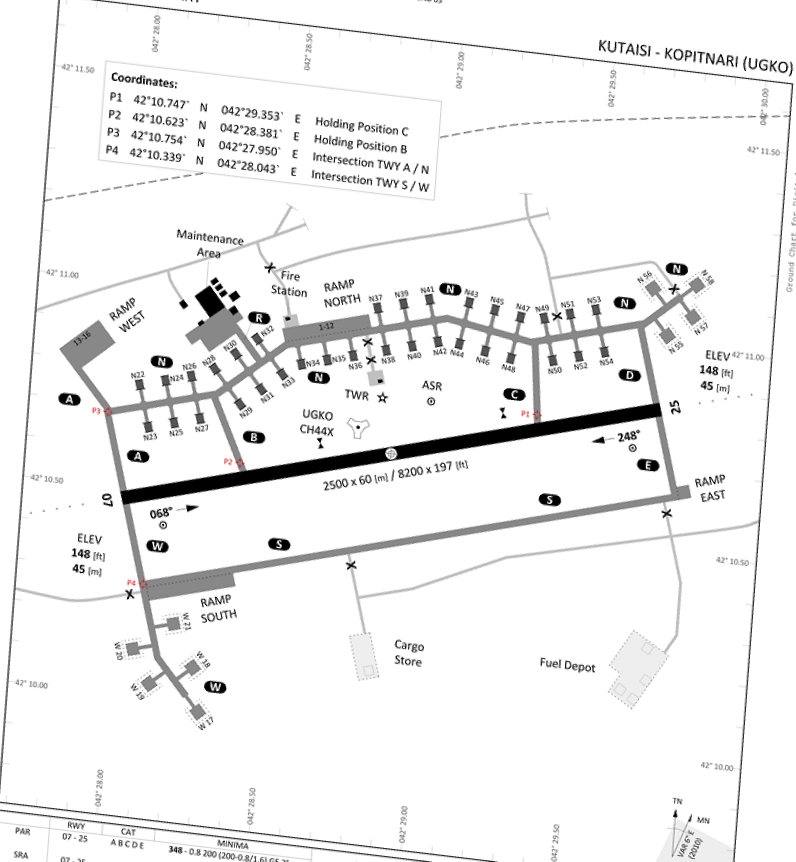
#> input picture atc/web/overlays/kutaisi.png, 2387 x 2585 px (shown at 1/3 size)
$ python georef.py --source web/overlays/kutaisi.png --out out.png
#> lines starting #> are read from the running program, lines starting #| are printed output that depends on the picture; long printed decimals are rounded
"""Georeference a scanned chart (e.g. a Master Arms kneeboard page) so it can be
overlaid on the live map at the correct scale and position.

A chart is georeferenced from a few **control points**: places whose lat/lon we
know and whose pixel position we can read off the image. We fit an affine
transform lat/lon -> pixel, then **warp** the image into a north-up
equirectangular grid (Leaflet's `imageOverlay` is axis-aligned, so a chart that
is rotated relative to north must be resampled first).

Output: a north-up PNG plus a JSON file with the lat/lon bounds, ready for
`L.imageOverlay(url, [[south, west], [north, east]])`.

Usage:
    uv run --with pillow georef.py --source chart.png --out web/overlays/kutaisi
"""

from __future__ import annotations

import argparse
import json
from pathlib import Path

import numpy as np
from PIL import Image

# Per-chart georeferencing data. Each entry has:
#   control_points: [(lat, lon, px, py), ...] — lat/lon printed on the chart,
#                   pixel read off the image (see GEOREF.md).
#   crop:           (x0, y0, x1, y1) — the map panel only (excludes the title,
#                   coordinate box and tables).
# See GEOREF.md for the full runbook.
CHARTS = {
    # Master Arms Kutaisi kneeboard, page 1 (aerodrome chart).
    "kutaisi": {
        "control_points": [
            (42 + 10.747 / 60, 42 + 29.353 / 60, 516.8, 371.1),  # P1 Holding C
            (42 + 10.623 / 60, 42 + 28.381 / 60, 236.6, 445.3),  # P2 Holding B
            (42 + 10.754 / 60, 42 + 27.950 / 60, 107.6, 414.4),  # P3 TWY A/N
            (42 + 10.339 / 60, 42 + 28.043 / 60, 147.0, 562.5),  # P4 TWY S/W
        ],
        "crop": (30, 55, 740, 745),
    },
    # Gudauta is georeferenced with the click tool (scripts/georef_tool.py),
    # aligned to airspace.json — see GEOREF.md. Don't add it here.
}

# Backwards-compatible aliases (older callers/tests import these).
KUTAISI_CONTROL_POINTS = CHARTS["kutaisi"]["control_points"]
KUTAISI_CROP = CHARTS["kutaisi"]["crop"]


def fit_affine(control_points) -> tuple[np.ndarray, np.ndarray]:
    """Fit lat/lon -> pixel: returns (M (2x2), t (2,)) with px = M @ [lat,lon] + t."""
    a = np.array([[lat, lon, 1.0] for lat, lon, _, _ in control_points])
    bx = np.array([px for _, _, px, _ in control_points])
    by = np.array([py for _, _, _, py in control_points])
    cx = np.linalg.lstsq(a, bx, rcond=None)[0]
    cy = np.linalg.lstsq(a, by, rcond=None)[0]
    return np.array([[cx[0], cx[1]], [cy[0], cy[1]]]), np.array([cx[2], cy[2]])


def warp_north_up(source: Image.Image, control_points, crop,
                  metres_per_pixel: float = 1.5) -> tuple[Image.Image, dict]:
    """Resample the chart into a north-up equirectangular grid.

    Returns the warped image and its lat/lon bounds.
    """
    m, t = fit_affine(control_points)
    m_inv = np.linalg.inv(m)

    def pixel_to_latlon(px, py):
        lat, lon = m_inv @ (np.array([px, py]) - t)
        return lat, lon

    x0, y0, x1, y1 = crop
    # Corners of the crop in lat/lon -> bounding box (north-up grid).
    corners = [pixel_to_latlon(x0, y0), pixel_to_latlon(x1, y0),
               pixel_to_latlon(x0, y1), pixel_to_latlon(x1, y1)]
    lats = [c[0] for c in corners]
    lons = [c[1] for c in corners]
    north, south = max(lats), min(lats)
    east, west = max(lons), min(lons)

    # Output grid resolution from metres/pixel.
    m_per_deg_lat = 111_320.0
    m_per_deg_lon = 111_320.0 * np.cos(np.radians((north + south) / 2))
    out_h = max(1, int((north - south) * m_per_deg_lat / metres_per_pixel))
    out_w = max(1, int((east - west) * m_per_deg_lon / metres_per_pixel))

    # For every output pixel, find the source pixel and sample.
    out_lats = np.linspace(north, south, out_h)
    out_lons = np.linspace(west, east, out_w)
    lon_grid, lat_grid = np.meshgrid(out_lons, out_lats)
    flat = np.stack([lat_grid.ravel(), lon_grid.ravel()], axis=1)
    src = (flat @ m.T) + t
    src_x = np.clip(np.round(src[:, 0]).astype(int), 0, source.width - 1)
    src_y = np.clip(np.round(src[:, 1]).astype(int), 0, source.height - 1)
    src_arr = np.asarray(source.convert("RGB"))
    warped = src_arr[src_y, src_x].reshape(out_h, out_w, 3)

    bounds = {"north": north, "south": south, "east": east, "west": west}
    return Image.fromarray(warped), bounds


def main() -> None:
    parser = argparse.ArgumentParser(description=__doc__)
    parser.add_argument("--source", required=True, help="source chart PNG")
    parser.add_argument("--out", required=True,
                        help="output path without extension (writes .png + .json)")
    parser.add_argument("--chart", choices=sorted(CHARTS),
                        help="named chart whose control points/crop to use "
                             "(default: kutaisi)")
    parser.add_argument("--metres-per-pixel", type=float, default=1.5)
    args = parser.parse_args()

    chart = CHARTS[args.chart or "kutaisi"]
    source = Image.open(args.source)
#> source is the input picture: PIL image 2387x2585 RGB; mean R, G, B 240.3, 240.3, 240.3
    warped, bounds = warp_north_up(source, chart["control_points"],
                                   chart["crop"], args.metres_per_pixel)
#> in warp_north_up, `warped = src_arr[src_y, src_x].reshape(out_h, out_w, 3)`:
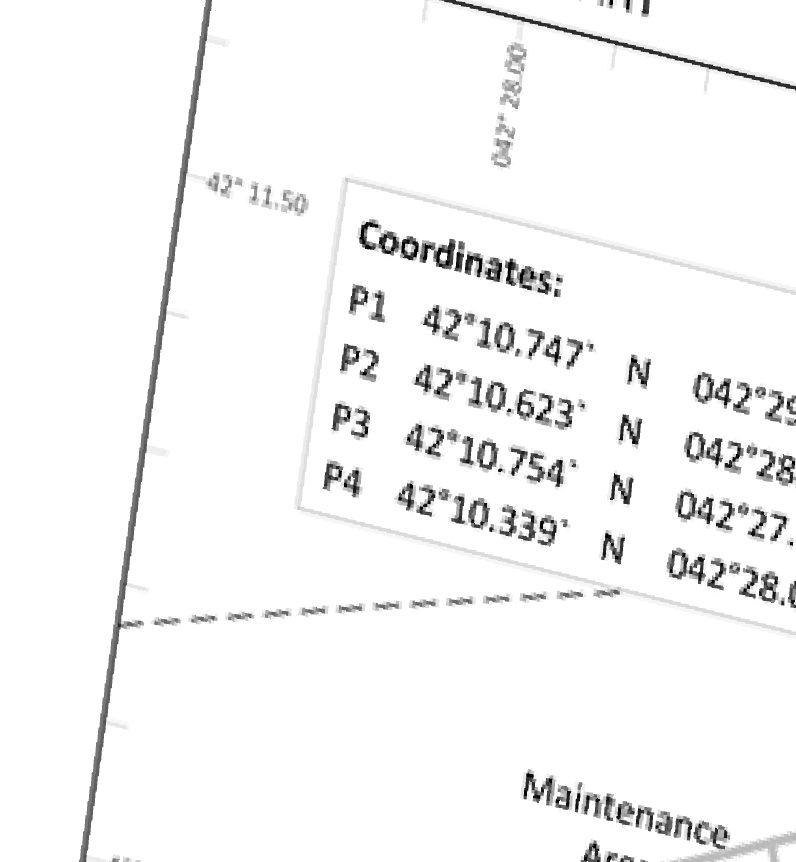
#> warped: shape (2585, 2387, 3) (shown at 1/3 size); min 0, max 255, mean 245.7
#> bounds = {'north': 42.2, 'south': 42.16, 'east': 42.5, 'west': 42.46}
    out = Path(args.out)
    out.parent.mkdir(parents=True, exist_ok=True)
    warped.save(out.with_suffix(".png"))
    out.with_suffix(".json").write_text(json.dumps(bounds, indent=2))
    print(f"wrote {out.with_suffix('.png')} ({warped.width}x{warped.height})")
#| wrote out.png (2387x2585)
    print(f"bounds {bounds}")
#| bounds {'north': 42.196, 'south': 42.161, 'east': 42.503, 'west': 42.460}


if __name__ == "__main__":
    main()

$ run again, with atc/web/overlays/gudauta.png copied over atc/web/overlays/kutaisi.png
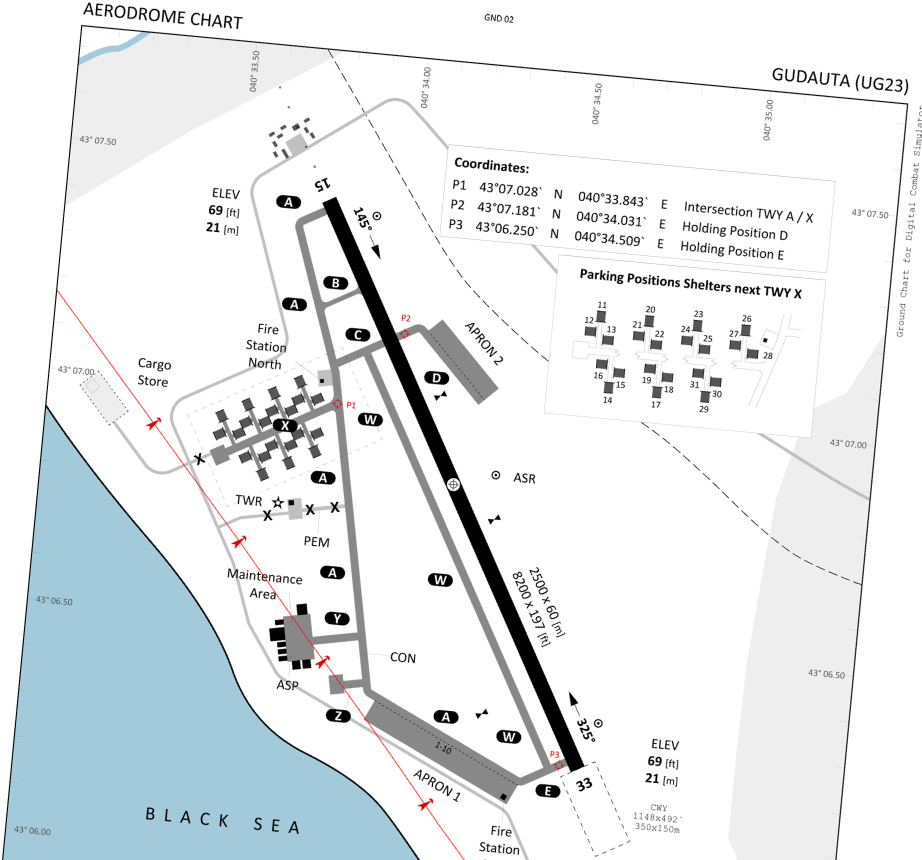
#> input picture atc/web/overlays/gudauta.png, 3685 x 3440 px (shown at 1/4 size)
#> in main, source is the input picture: PIL image 3685x3440 RGB; mean R, G, B 229.9, 234, 235.9
#> in warp_north_up, `warped = src_arr[src_y, src_x].reshape(out_h, out_w, 3)`:
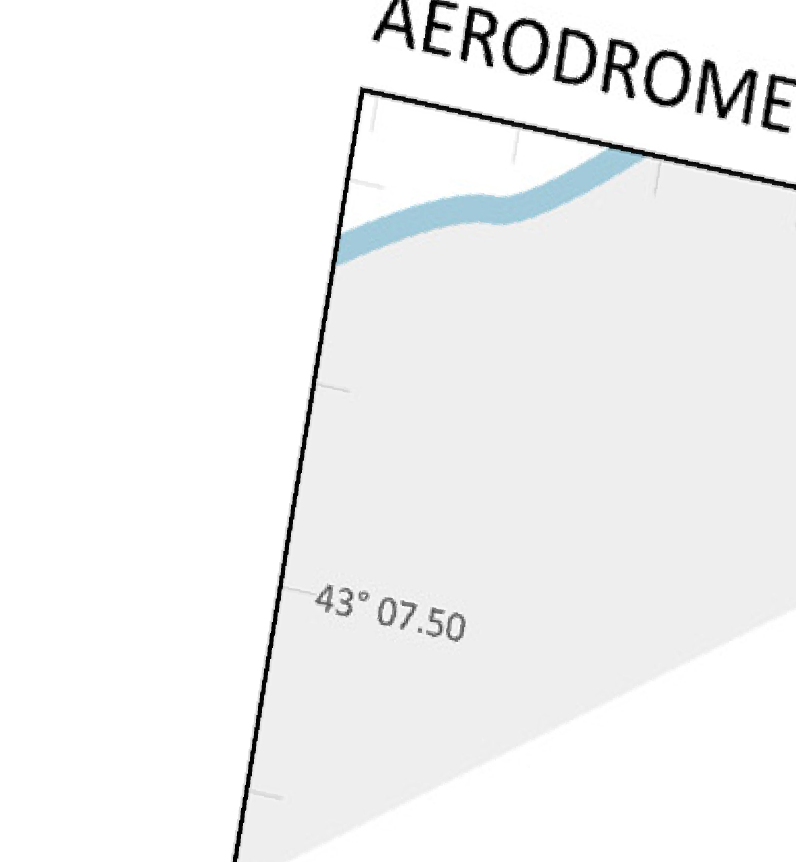
#> warped: shape (2585, 2387, 3) (shown at 1/3 size); mean R, G, B 241.6, 242.2, 242.4
#> bounds = {'north': 42.2, 'south': 42.16, 'east': 42.5, 'west': 42.46}
#| wrote out.png (2387x2585)
#| bounds {'north': 42.196, 'south': 42.161, 'east': 42.503, 'west': 42.460}
